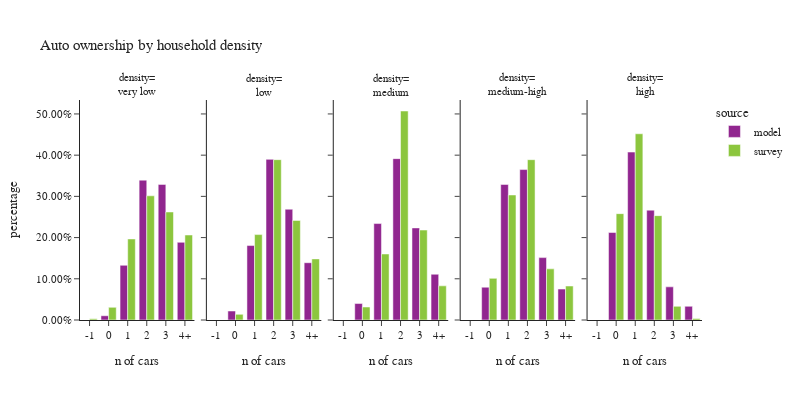

Notebook source saved alongside this figure:
### Code cell
plot_auto(hh.dropna(subset=['hh_density_group']),'hh_density_group','household density','density')

### Figure 1 — Plotly figure (JSON) as saved in the notebook; plotly's stock layout.template omitted (floating-point values rounded to 4 significant figures)
{"data": [{"alignmentgroup": "True", "customdata": [[0], [224], [2881], [7367], [7144], [4092]], "hovertemplate": "source=model<br>hh_density_group=very low<br>auto_ownership_simple=%{x}<br>percentage=%{y}<br>sample count=%{customdata[0]}<extra></extra>", "legendgroup": "model", "marker": {"color": "#91268F", "pattern": {"shape": ""}}, "name": "model", "offsetgroup": "model", "orientation": "v", "showlegend": true, "textposition": "auto", "type": "bar", "x": ["-1", "0", "1", "2", "3", "4+"], "xaxis": "x", "y": [0.0, 0.01032, 0.1327, 0.3394, 0.3291, 0.1885], "yaxis": "y"}, {"alignmentgroup": "True", "customdata": [[0], [472], [3919], [8457], [5832], [3016]], "hovertemplate": "source=model<br>hh_density_group=low<br>auto_ownership_simple=%{x}<br>percentage=%{y}<br>sample count=%{customdata[0]}<extra></extra>", "legendgroup": "model", "marker": {"color": "#91268F", "pattern": {"shape": ""}}, "name": "model", "offsetgroup": "model", "orientation": "v", "showlegend": false, "textposition": "auto", "type": "bar", "x": ["-1", "0", "1", "2", "3", "4+"], "xaxis": "x2", "y": [0.0, 0.02176, 0.1806, 0.3898, 0.2688, 0.139], "yaxis": "y2"}, {"alignmentgroup": "True", "customdata": [[0], [1734], [10157], [16995], [9699], [4818]], "hovertemplate": "source=model<br>hh_density_group=medium<br>auto_ownership_simple=%{x}<br>percentage=%{y}<br>sample count=%{customdata[0]}<extra></extra>", "legendgroup": "model", "marker": {"color": "#91268F", "pattern": {"shape": ""}}, "name": "model", "offsetgroup": "model", "orientation": "v", "showlegend": false, "textposition": "auto", "type": "bar", "x": ["-1", "0", "1", "2", "3", "4+"], "xaxis": "x3", "y": [0.0, 0.03995, 0.234, 0.3916, 0.2235, 0.111], "yaxis": "y3"}, {"alignmentgroup": "True", "customdata": [[0], [3459], [14289], [15857], [6576], [3258]], "hovertemplate": "source=model<br>hh_density_group=medium-high<br>auto_ownership_simple=%{x}<br>percentage=%{y}<br>sample count=%{customdata[0]}<extra></extra>", "legendgroup": "model", "marker": {"color": "#91268F", "pattern": {"shape": ""}}, "name": "model", "offsetgroup": "model", "orientation": "v", "showlegend": false, "textposition": "auto", "type": "bar", "x": ["-1", "0", "1", "2", "3", "4+"], "xaxis": "x4", "y": [0.0, 0.07963, 0.3289, 0.365, 0.1514, 0.075], "yaxis": "y4"}, {"alignmentgroup": "True", "customdata": [[0], [9205], [17671], [11560], [3489], [1442]], "hovertemplate": "source=model<br>hh_density_group=high<br>auto_ownership_simple=%{x}<br>percentage=%{y}<br>sample count=%{customdata[0]}<extra></extra>", "legendgroup": "model", "marker": {"color": "#91268F", "pattern": {"shape": ""}}, "name": "model", "offsetgroup": "model", "orientation": "v", "showlegend": false, "textposition": "auto", "type": "bar", "x": ["-1", "0", "1", "2", "3", "4+"], "xaxis": "x5", "y": [0.0, 0.2123, 0.4075, 0.2666, 0.08045, 0.03325], "yaxis": "y5"}, {"alignmentgroup": "True", "customdata": [[1], [9], [86], [140], [67], [38]], "hovertemplate": "source=survey<br>hh_density_group=very low<br>auto_ownership_simple=%{x}<br>percentage=%{y}<br>sample count=%{customdata[0]}<extra></extra>", "legendgroup": "survey", "marker": {"color": "#8CC63E", "pattern": {"shape": ""}}, "name": "survey", "offsetgroup": "survey", "orientation": "v", "showlegend": true, "textposition": "auto", "type": "bar", "x": ["-1", "0", "1", "2", "3", "4+"], "xaxis": "x", "y": [0.002825, 0.03074, 0.1967, 0.3014, 0.2621, 0.2062], "yaxis": "y"}, {"alignmentgroup": "True", "customdata": [[0], [4], [89], [166], [59], [18]], "hovertemplate": "source=survey<br>hh_density_group=low<br>auto_ownership_simple=%{x}<br>percentage=%{y}<br>sample count=%{customdata[0]}<extra></extra>", "legendgroup": "survey", "marker": {"color": "#8CC63E", "pattern": {"shape": ""}}, "name": "survey", "offsetgroup": "survey", "orientation": "v", "showlegend": false, "textposition": "auto", "type": "bar", "x": ["-1", "0", "1", "2", "3", "4+"], "xaxis": "x2", "y": [0.0, 0.01369, 0.2073, 0.3891, 0.2416, 0.1483], "yaxis": "y2"}, {"alignmentgroup": "True", "customdata": [[0], [21], [194], [259], [65], [29]], "hovertemplate": "source=survey<br>hh_density_group=medium<br>auto_ownership_simple=%{x}<br>percentage=%{y}<br>sample count=%{customdata[0]}<extra></extra>", "legendgroup": "survey", "marker": {"color": "#8CC63E", "pattern": {"shape": ""}}, "name": "survey", "offsetgroup": "survey", "orientation": "v", "showlegend": false, "textposition": "auto", "type": "bar", "x": ["-1", "0", "1", "2", "3", "4+"], "xaxis": "x3", "y": [0.0, 0.0315, 0.1602, 0.5072, 0.2183, 0.08286], "yaxis": "y3"}, {"alignmentgroup": "True", "customdata": [[0], [60], [354], [217], [49], [25]], "hovertemplate": "source=survey<br>hh_density_group=medium-high<br>auto_ownership_simple=%{x}<br>percentage=%{y}<br>sample count=%{customdata[0]}<extra></extra>", "legendgroup": "survey", "marker": {"color": "#8CC63E", "pattern": {"shape": ""}}, "name": "survey", "offsetgroup": "survey", "orientation": "v", "showlegend": false, "textposition": "auto", "type": "bar", "x": ["-1", "0", "1", "2", "3", "4+"], "xaxis": "x4", "y": [0.0, 0.1011, 0.3034, 0.389, 0.1241, 0.08243], "yaxis": "y4"}, {"alignmentgroup": "True", "customdata": [[0], [478], [852], [252], [28], [8]], "hovertemplate": "source=survey<br>hh_density_group=high<br>auto_ownership_simple=%{x}<br>percentage=%{y}<br>sample count=%{customdata[0]}<extra></extra>", "legendgroup": "survey", "marker": {"color": "#8CC63E", "pattern": {"shape": ""}}, "name": "survey", "offsetgroup": "survey", "orientation": "v", "showlegend": false, "textposition": "auto", "type": "bar", "x": ["-1", "0", "1", "2", "3", "4+"], "xaxis": "x5", "y": [0.0, 0.2581, 0.4519, 0.2532, 0.03317, 0.003618], "yaxis": "y5"}], "layout": {"annotations": [{"font": {}, "showarrow": false, "text": "density=<br>very low", "x": 0.092, "xanchor": "center", "xref": "paper", "y": 1.0, "yanchor": "bottom", "yref": "paper"}, {"font": {}, "showarrow": false, "text": "density=<br>low", "x": 0.296, "xanchor": "center", "xref": "paper", "y": 1.0, "yanchor": "bottom", "yref": "paper"}, {"font": {}, "showarrow": false, "text": "density=<br>medium", "x": 0.5, "xanchor": "center", "xref": "paper", "y": 1.0, "yanchor": "bottom", "yref": "paper"}, {"font": {}, "showarrow": false, "text": "density=<br>medium-high", "x": 0.704, "xanchor": "center", "xref": "paper", "y": 1.0, "yanchor": "bottom", "yref": "paper"}, {"font": {}, "showarrow": false, "text": "density=<br>high", "x": 0.908, "xanchor": "center", "xref": "paper", "y": 1.0, "yanchor": "bottom", "yref": "paper"}], "barmode": "group", "font": {"size": 11}, "height": 400, "legend": {"title": {"text": "source"}, "tracegroupgap": 0}, "title": {"text": "Auto ownership by household density"}, "width": 800, "xaxis": {"anchor": "y", "domain": [0.0, 0.184], "title": {"text": "n of cars"}}, "xaxis2": {"anchor": "y2", "domain": [0.204, 0.388], "matches": "x", "title": {"text": "n of cars"}}, "xaxis3": {"anchor": "y3", "domain": [0.408, 0.592], "matches": "x", "title": {"text": "n of cars"}}, "xaxis4": {"anchor": "y4", "domain": [0.612, 0.796], "matches": "x", "title": {"text": "n of cars"}}, "xaxis5": {"anchor": "y5", "domain": [0.816, 1.0], "matches": "x", "title": {"text": "n of cars"}}, "yaxis": {"anchor": "x", "domain": [0.0, 1.0], "tickformat": ".2%", "title": {"text": "percentage"}}, "yaxis2": {"anchor": "x2", "domain": [0.0, 1.0], "matches": "y", "showticklabels": false, "tickformat": ".2%"}, "yaxis3": {"anchor": "x3", "domain": [0.0, 1.0], "matches": "y", "showticklabels": false, "tickformat": ".2%"}, "yaxis4": {"anchor": "x4", "domain": [0.0, 1.0], "matches": "y", "showticklabels": false, "tickformat": ".2%"}, "yaxis5": {"anchor": "x5", "domain": [0.0, 1.0], "matches": "y", "showticklabels": false, "tickformat": ".2%"}}}
